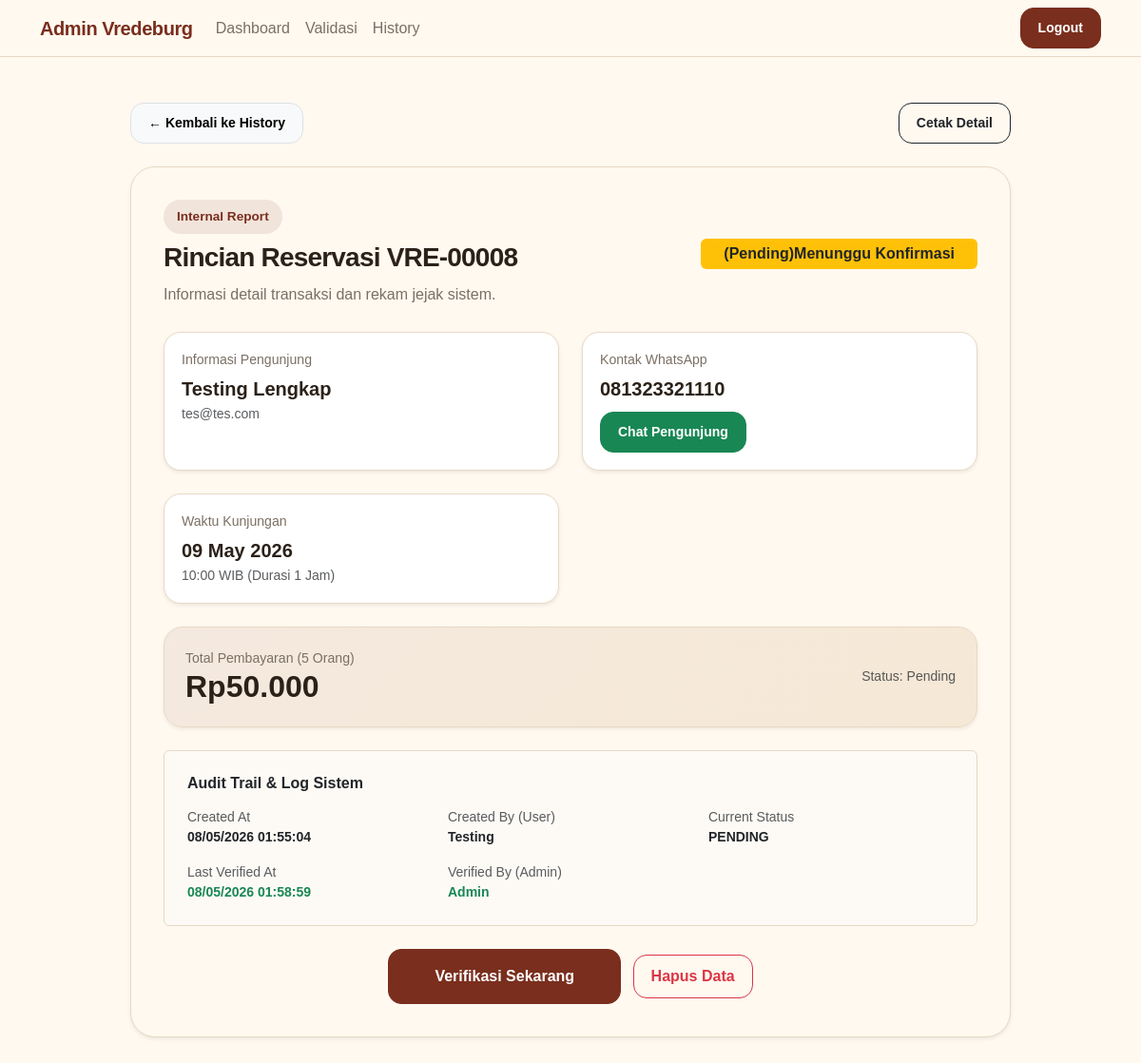
The page /admin/detail_reservasi.php?id=8 (signed in) on the database its author committed.
### tables this page shows
CREATE TABLE `reservations` (
  `id_reservasi` int(11) NOT NULL,
  `id_user` int(11) NOT NULL,
  `no_telepon` varchar(20) DEFAULT NULL,
  `tgl_kunjungan` date NOT NULL,
  `jam_kunjungan` time NOT NULL,
  `jumlah_orang` int(11) NOT NULL,
  `total_harga` decimal(10,2) NOT NULL,
  `status` enum('pending','confirmed','canceled') DEFAULT 'pending',
  `created_at` timestamp NOT NULL DEFAULT current_timestamp(),
  `created_by` varchar(50) NOT NULL,
  `updated_at` timestamp NULL DEFAULT NULL ON UPDATE current_timestamp(),
  `updated_by` varchar(50) DEFAULT NULL,
  `is_deleted` tinyint(1) DEFAULT 0,
  `deleted_at` timestamp NULL DEFAULT NULL,
  `deleted_by` varchar(50) DEFAULT NULL
);

CREATE TABLE `users` (
  `id_user` int(11) NOT NULL,
  `nama_lengkap` varchar(100) NOT NULL,
  `email` varchar(100) NOT NULL,
  `password` varchar(255) NOT NULL,
  `role` enum('admin','user') NOT NULL DEFAULT 'user',
  `created_at` timestamp NOT NULL DEFAULT current_timestamp(),
  `created_by` varchar(50) DEFAULT 'system',
  `updated_at` timestamp NULL DEFAULT NULL ON UPDATE current_timestamp(),
  `updated_by` varchar(50) DEFAULT NULL,
  `is_deleted` tinyint(1) DEFAULT 0,
  `deleted_at` timestamp NULL DEFAULT NULL,
  `deleted_by` varchar(50) DEFAULT NULL
);

### config/functions.php (called while the page is built, shortened)
<?php
function e($value) {
    return htmlspecialchars($value ?? '', ENT_QUOTES, 'UTF-8');
}
function rupiah($number) {
    return 'Rp' . number_format((int) $number, 0, ',', '.');
}
function statusLabel($status) {
    $labels = [
        'pending'   => '(Pending)Menunggu Konfirmasi',
        'confirmed' => '(Confirmed)Sudah Bayar / Valid',
        'canceled'  => '(Canceled)Dibatalkan'
    ];
    return $labels[$status] ?? $status;
}
function statusBadgeClass($status) {
    $classes = [
        'pending'   => 'badge bg-warning text-dark',
        'confirmed' => 'badge bg-success',
        'canceled'  => 'badge bg-danger'
    ];
    return $classes[$status] ?? 'badge bg-light text-dark';
}

### admin/detail_reservasi.php (the view, shortened to what this page needs)
<?php
require_once "../config/koneksi.php";
require_once "../config/functions.php";
$id = (int) ($_GET['id'] ?? 0);
$stmt = $pdo->prepare("
    SELECT
        r.*,
        u.nama_lengkap,
        u.email
    FROM reservations r
    JOIN users u ON r.id_user = u.id_user
    WHERE r.id_reservasi = ?
    AND r.is_deleted = 0
    LIMIT 1
");
$stmt->execute([$id]);
$res = $stmt->fetch();
$bookingCode = 'VRE-' . str_pad($res['id_reservasi'], 5, '0', STR_PAD_LEFT);
?>
<!DOCTYPE html>
<html lang="id">
<head>
    <link href="https://cdn.jsdelivr.net/npm/bootstrap@5.3.3/dist/css/bootstrap.min.css" rel="stylesheet">
    <link href="../assets/css/style.css" rel="stylesheet">
</head>
<body class="app-body">
<nav class="navbar navbar-expand-lg navbar-vredeburg sticky-top">
    <div class="container">
        <a class="navbar-brand fw-bold" href="dashboard.php">Admin Vredeburg</a>
        <div class="collapse navbar-collapse">
            <ul class="navbar-nav me-auto">
                <li class="nav-item"><a class="nav-link" href="dashboard.php">Dashboard</a></li>
                <li class="nav-item"><a class="nav-link" href="validasi.php">Validasi</a></li>
                <li class="nav-item"><a class="nav-link" href="history.php">History</a></li>
            </ul>
            <a href="../logout.php" class="btn btn-heritage btn-sm">Logout</a>
        </div>
    </div>
</nav>
<main class="py-5">
    <div class="container">
        <div class="row justify-content-center">
            <div class="col-lg-10">
                <div class="mb-4 d-flex justify-content-between align-items-center">
                    <a href="history.php" class="btn btn-sm btn-light border text-decoration-none">
                        &larr; Kembali ke History
                    </a>
                    <div class="d-flex gap-2">
                        <button onclick="window.print()" class="btn btn-sm btn-outline-dark">Cetak Detail</button>
                    </div>
                </div>
                <div class="card-panel shadow-sm">
                    <div class="d-flex flex-wrap justify-content-between align-items-center gap-3 mb-4">
                        <div>
                            <span class="section-badge mb-2">Internal Report</span>
                            <h1 class="h3 fw-bold section-title">Rincian Reservasi <?= e($bookingCode); ?></h1>
                            <p class="text-muted-custom mb-0">Informasi detail transaksi dan rekam jejak sistem.</p>
                        </div>
                        <div class="text-end">
                            <span class="<?= statusBadgeClass($res['status']); ?> fs-6 py-2 px-4">
                                <?= statusLabel($res['status']); ?>
                            </span>
                        </div>
                    </div>
                    <div class="row g-4">
                        <div class="col-md-6">
                            <div class="detail-box shadow-sm">
                                <span>Informasi Pengunjung</span>
                                <h5 class="fw-bold mb-1 mt-2"><?= e($res['nama_lengkap']); ?></h5>
                                <p class="text-muted mb-0 small"><?= e($res['email']); ?></p>
                            </div>
                        </div>
                        <div class="col-md-6">
                            <div class="detail-box shadow-sm">
                                <span>Kontak WhatsApp</span>
                                <h5 class="fw-bold mb-1 mt-2"><?= e($res['no_telepon']); ?></h5>
                                <a href="https://wa.me/<?= e($res['no_telepon']); ?>" target="_blank" class="btn btn-sm btn-success mt-2">
                                Chat Pengunjung
                                </a>
                            </div>
                        </div>
                        <div class="col-md-6">
                            <div class="detail-box shadow-sm">
                                <span>Waktu Kunjungan</span>
                                <h5 class="fw-bold mb-1 mt-2"><?= date('d F Y', strtotime($res['tgl_kunjungan'])); ?></h5>
                                <p class="text-muted mb-0 small"><?= substr($res['jam_kunjungan'], 0, 5); ?> WIB (Durasi 1 Jam)</p>
                            </div>
                        </div>
                        <div class="col-md-12">
                            <div class="booking-box shadow-sm d-flex justify-content-between align-items-center">
                                <div>
                                    <span>Total Pembayaran (<?= $res['jumlah_orang']; ?> Orang)</span>
                                    <h2 class="fw-bold mb-0 text-brick"><?= rupiah($res['total_harga']); ?></h2>
                                </div>
                                <div class="text-end text-muted small">
                                    Status: <?= ucfirst($res['status']); ?>
                                </div>
                            </div>
                        </div>
                        <div class="col-md-12">
                            <div class="card bg-paper border-0 p-4" style="background: #fdfaf5; border: 1px solid var(--color-border) !important;">
                                <h6 class="fw-bold mb-3"><i class="bi bi-info-circle"></i> Audit Trail & Log Sistem</h6>
                                <div class="row g-3 small">
                                    <div class="col-md-4">
                                        <label class="text-muted d-block">Created At</label>
                                        <strong><?= date('d/m/Y H:i:s', strtotime($res['created_at'])); ?></strong>
                                    </div>
                                    <div class="col-md-4">
                                        <label class="text-muted d-block">Created By (User)</label>
                                        <strong><?= e($res['created_by']); ?></strong>
                                    </div>
                                    <div class="col-md-4">
                                        <label class="text-muted d-block">Current Status</label>
                                        <strong class="text-uppercase"><?= $res['status']; ?></strong>
                                    </div>
                                    <?php if ($res['updated_at']): ?>
                                    <div class="col-md-4">
                                        <label class="text-muted d-block">Last Verified At</label>
                                        <strong class="text-success"><?= date('d/m/Y H:i:s', strtotime($res['updated_at'])); ?></strong>
                                    </div>
                                    <div class="col-md-4">
                                        <label class="text-muted d-block">Verified By (Admin)</label>
                                        <strong class="text-success"><?= e($res['updated_by']); ?></strong>
                                    </div>
                                    <?php endif; ?>
                                </div>
                            </div>
                        </div>
                        <div class="col-md-12 mt-4 text-center">
                            <?php if ($res['status'] === 'pending'): ?>
                                <form action="proses_validasi.php" method="POST" class="d-inline">
                                    <button type="submit" class="btn btn-heritage px-5 py-3">Verifikasi Sekarang</button>
                                </form>
                            <?php endif; ?>
                            <a href="proses_delete.php?id=<?= $res['id_reservasi']; ?>"
                               class="btn btn-outline-danger ms-2"
                               onclick="return confirm('Hapus permanen dari tampilan (Soft Delete)?')">
                               Hapus Data
                            </a>
                        </div>
                    </div>
                </div>
            </div>
        </div>
    </div>
</main>
</body>
</html>

### assets/css/style.css (style rules this page uses)
:root { --color-brick: #7A2E1D; --color-brick-dark: #4F1F14; --color-brown-dark: #2B2118; --color-cream: #F8F0E3; --color-paper: #FFF9F0; --color-gold: #C89B5C; --color-green: #2F6B4F; --color-muted: #7B6F63; --color-border: #E8D9C4; --shadow-soft: 0 18px 45px rgba(43, 33, 24, 0.10); --shadow-strong: 0 24px 70px rgba(43, 33, 24, 0.25); }
* { box-sizing: border-box; }
body { font-family: Arial, Helvetica, sans-serif; color: var(--color-brown-dark); background-color: var(--color-paper); }
a { text-decoration: none; }
.navbar-vredeburg { background-color: rgba(255, 249, 240, 0.94); border-bottom: 1px solid var(--color-border); backdrop-filter: blur(14px); }
.navbar-brand { color: var(--color-brick) !important; letter-spacing: -0.4px; }
.nav-link { color: var(--color-muted); font-weight: 500; }
.bg-paper { background-color: var(--color-paper); }
.section-badge { display: inline-flex; align-items: center; width: fit-content; padding: 8px 14px; border-radius: 999px; background: rgba(122, 46, 29, 0.10); color: var(--color-brick); font-size: 0.85rem; font-weight: 700; }
.section-title { color: var(--color-brown-dark); font-weight: 800; letter-spacing: -0.8px; }
.text-muted-custom { color: var(--color-muted); line-height: 1.8; }
.btn { border-radius: 14px; font-weight: 700; padding: 10px 18px; }
.btn-heritage { background-color: var(--color-brick); border: 1px solid var(--color-brick); color: #ffffff; }
.card-panel { background: var(--color-paper); border: 1px solid var(--color-border); border-radius: 26px; padding: 34px; box-shadow: var(--shadow-soft); }
.booking-box { background: linear-gradient(135deg, rgba(122, 46, 29, 0.08), rgba(200, 155, 92, 0.18)); border: 1px solid var(--color-border); border-radius: 20px; padding: 22px; }
.booking-box span, .detail-box span { display: block; color: var(--color-muted); font-size: 0.88rem; }
.detail-box { background: #ffffff; border: 1px solid var(--color-border); border-radius: 18px; padding: 18px; height: 100%; }

### rows shown on the page
reservations: id_reservasi "VRE-00008", status "(Pending)Menunggu Konfirmasi", id_user.nama_lengkap "Testing Lengkap", id_user.email "tes@tes.com", no_telepon "081323321110", tgl_kunjungan "09 May 2026", jam_kunjungan "10:00", jumlah_orang "5", total_harga "Rp50.000", status "Pending", created_at "08/05/2026 01:55:04", created_by "Testing", status "PENDING", updated_at "08/05/2026 01:58:59", updated_by "Admin"
